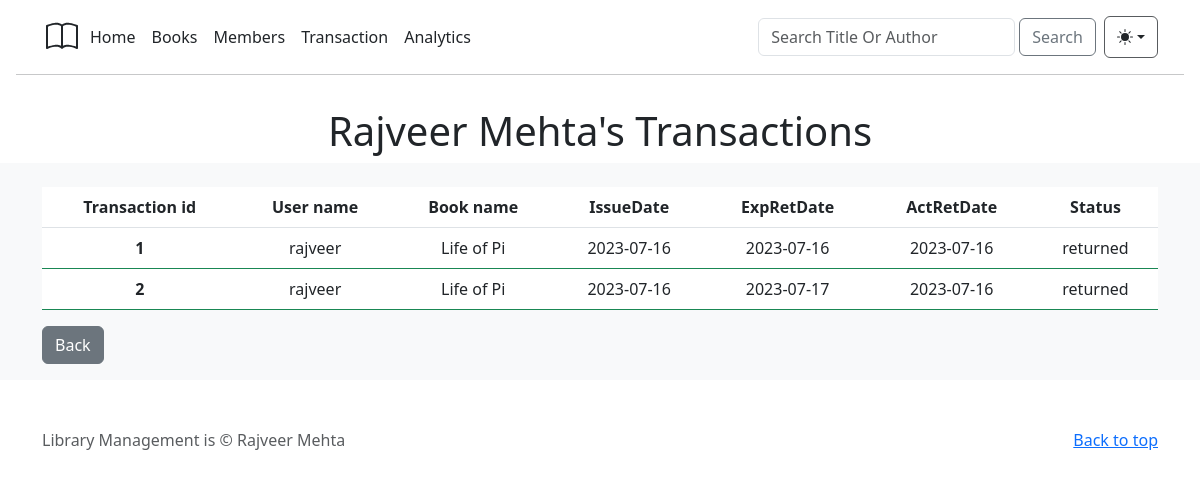
The app's page /transaction/member/1 with its own data.
### library/models.py (models this page shows)
class Users(db.Model):
    userID=db.Column(db.Integer, primary_key=True)
    userName=db.Column(db.String, nullable=False, unique=True)
    name = db.Column(db.String(), nullable=False)
    userEmail=db.Column(db.String, nullable=False,unique = True)
    debt = db.Column(db.Integer, default=0)
    total_paid = db.Column(db.Integer(), default = 0)

class Transaction(db.Model):
    id = db.Column(db.Integer(), primary_key=True, autoincrement=True)
    user_ID = db.Column(db.Integer(), db.ForeignKey('users.userID'))
    book_ID = db.Column(db.Integer(), db.ForeignKey('books.bookID'))
    IssueDate = db.Column(db.DateTime, nullable=False)
    ExpRetDate = db.Column(db.Date, nullable=False, default=None)
    ActRetDate = db.Column(db.DateTime, default=None)
    status = db.Column(db.String, nullable=False, default="issued")
    user = db.relationship('Users')
    book = db.relationship('Books')

class Books(db.Model):
    bookID = db.Column(db.Integer(), primary_key=True, nullable=False)
    title = db.Column(db.String(), nullable=False)
    authors = db.Column(db.String(), nullable=False)
    average_rating = db.Column(db.Float(), nullable=False)
    isbn = db.Column(db.Integer(), nullable=False)
    isbn13 = db.Column(db.Integer(), nullable=False)
    language_code = db.Column(db.String(), nullable=False)
    num_pages = db.Column(db.Integer(), nullable=False)
    ratings_count =db.Column(db.Integer(), nullable=False)
    text_reviews_count = db.Column(db.Integer(), nullable=False)
    publication_date =db.Column(db.String(), nullable=False)
    publisher = db.Column(db.String(), nullable=False)
    member_count = db.Column(db.Integer(), default = 0)
    quantity = db.Column(db.Integer(), nullable=False)
    rent = db.Column(db.Integer(), nullable=False)

### library/routes.py (the view)
@app.route("/transaction/member/<int:id>")
def member_transaction(id):
    user = db.get_or_404(Users, id)
    query = Transaction.query.filter((Transaction.user_ID==id)).all()
    return render_template('Transactions/memberTransaction.html', query=query, user=user)

### library/templates/Transactions/memberTransaction.html (shortened to what this page needs)
{% extends "baseTemplate.html" %}
{% block body %}
<div class="row ">
    <div class="col-lg-6 col-md-8 mx-auto">
        <h1 class="fw-light text-center">{{user.name}}'s Transactions</h1>
    </div>
</div>
<div class="album py-3 bg-body-tertiary">
    <div class="table-responsive-sm mt-2 container">
        <table class="table table-hover text-center">
            <thead>
                <tr class="">
                    <th scope="col">Transaction id</th>
                    <th scope="col">User name</th>
                    <th scope="col">Book name</th>
                    <th scope="col">IssueDate</th>
                    <th scope="col">ExpRetDate</th>
                    <th scope="col">ActRetDate</th>
                    <th scope="col">Status</th>
                </tr>
            </thead>
            <tbody>
                {% for q in query %}
                {% if "issued" in [q.status] %}
                <tr class=" table-bordered border-danger">
                    <th scope="row">{{q.id}}</th>
                    {% if q.user.userName %}
                    <td>{{q.user.userName}}</td>
                    {% else %}
                    <td class="text-danger">User deleted</td>
                    {% endif %}
                    {% if q.book.title %}
                    <td>{{q.book.title}}</td>
                    {% else %}
                    <td class="text-danger">Book deleted</td>
                    {% endif %}
                    <td>{{q.IssueDate.date()}}</td>
                    <td>{{q.ExpRetDate}}</td>
                    {% if q.ActRetDate == None %}
                    <td class="text-danger">Book not returned </td>
                    {% else %}
                    <td>{{q.ActRetDate.date()}}</td>
                    {% endif %}
                    <td>{{q.status}}</td>
                    </td>
                </tr>
                {% else %}
                <tr class=" table-bordered border-success">
                    <th scope="row">{{q.id}}</th>
                    {% if q.user.userName %}
                    <td>{{q.user.userName}}</td>
                    {% else %}
                    <td class="text-danger">User deleted</td>
                    {% endif %}
                    {% if q.book.title %}
                    <td>{{q.book.title}}</td>
                    {% else %}
                    <td class="text-danger">Book deleted</td>
                    {% endif %}
                    <td>{{q.IssueDate.date()}}</td>
                    <td>{{q.ExpRetDate}}</td>
                    {% if q.ActRetDate == None %}
                    <td class="text-danger">Book not returned </td>
                    {% else %}
                    <td>{{q.ActRetDate.date()}}</td>
                    {% endif %}
                    <td>{{q.status}}</td>
                </tr>
                {% endif %}
                {% endfor %}
            </tbody>
        </table>
        <a class="btn btn-secondary" href="/members">Back</a>
    </div>
</div>
{% endblock %}

### records on screen
Users: name "Rajveer Mehta"
Transaction: id "1", user.userName "rajveer", book "Life of Pi", IssueDate "2023-07-16", ExpRetDate "2023-07-16", ActRetDate "2023-07-16", status "returned"
Transaction: id "2", user.userName "rajveer", book "Life of Pi", IssueDate "2023-07-16", ExpRetDate "2023-07-17", ActRetDate "2023-07-16", status "returned"
